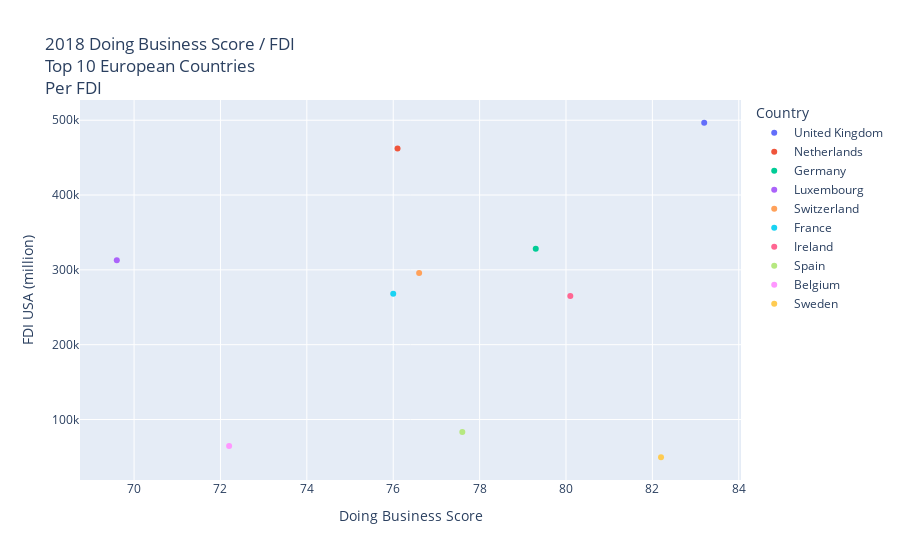

Write notebook code for a chart like this one.
### Code cell
# create scatter plot showing relationship between FDI and Doing Business Score for top 10 countries
europe_top_10_fdi_db_scatter = px.scatter(
    europe_top_10_format_name,
    x="Doing Business Score",
    y="FDI USA (million)",
    title="2018 Doing Business Score / FDI<br>Top 10 European Countries<br>Per FDI",
    color="Country",
)
europe_top_10_fdi_db_scatter.write_image("europe_top_10_fdi_db_scatter.png")
europe_top_10_fdi_db_scatter

### Figure 1 — Plotly figure (JSON) as saved in the notebook; plotly's stock layout.template omitted (floating-point values rounded to 4 significant figures)
{"data": [{"hovertemplate": "Country=United Kingdom<br>Doing Business Score=%{x}<br>FDI USA (million)=%{y}<extra></extra>", "legendgroup": "United Kingdom", "marker": {"color": "#636efa", "symbol": "circle"}, "mode": "markers", "name": "United Kingdom", "orientation": "v", "showlegend": true, "type": "scatter", "x": [83.2], "xaxis": "x", "y": [496622], "yaxis": "y"}, {"hovertemplate": "Country=Netherlands<br>Doing Business Score=%{x}<br>FDI USA (million)=%{y}<extra></extra>", "legendgroup": "Netherlands", "marker": {"color": "#EF553B", "symbol": "circle"}, "mode": "markers", "name": "Netherlands", "orientation": "v", "showlegend": true, "type": "scatter", "x": [76.1], "xaxis": "x", "y": [462303], "yaxis": "y"}, {"hovertemplate": "Country=Germany<br>Doing Business Score=%{x}<br>FDI USA (million)=%{y}<extra></extra>", "legendgroup": "Germany", "marker": {"color": "#00cc96", "symbol": "circle"}, "mode": "markers", "name": "Germany", "orientation": "v", "showlegend": true, "type": "scatter", "x": [79.3], "xaxis": "x", "y": [328124], "yaxis": "y"}, {"hovertemplate": "Country=Luxembourg<br>Doing Business Score=%{x}<br>FDI USA (million)=%{y}<extra></extra>", "legendgroup": "Luxembourg", "marker": {"color": "#ab63fa", "symbol": "circle"}, "mode": "markers", "name": "Luxembourg", "orientation": "v", "showlegend": true, "type": "scatter", "x": [69.6], "xaxis": "x", "y": [312976], "yaxis": "y"}, {"hovertemplate": "Country=Switzerland<br>Doing Business Score=%{x}<br>FDI USA (million)=%{y}<extra></extra>", "legendgroup": "Switzerland", "marker": {"color": "#FFA15A", "symbol": "circle"}, "mode": "markers", "name": "Switzerland", "orientation": "v", "showlegend": true, "type": "scatter", "x": [76.6], "xaxis": "x", "y": [295783], "yaxis": "y"}, {"hovertemplate": "Country=France<br>Doing Business Score=%{x}<br>FDI USA (million)=%{y}<extra></extra>", "legendgroup": "France", "marker": {"color": "#19d3f3", "symbol": "circle"}, "mode": "markers", "name": "France", "orientation": "v", "showlegend": true, "type": "scatter", "x": [76], "xaxis": "x", "y": [268169], "yaxis": "y"}, {"hovertemplate": "Country=Ireland<br>Doing Business Score=%{x}<br>FDI USA (million)=%{y}<extra></extra>", "legendgroup": "Ireland", "marker": {"color": "#FF6692", "symbol": "circle"}, "mode": "markers", "name": "Ireland", "orientation": "v", "showlegend": true, "type": "scatter", "x": [80.1], "xaxis": "x", "y": [265004], "yaxis": "y"}, {"hovertemplate": "Country=Spain<br>Doing Business Score=%{x}<br>FDI USA (million)=%{y}<extra></extra>", "legendgroup": "Spain", "marker": {"color": "#B6E880", "symbol": "circle"}, "mode": "markers", "name": "Spain", "orientation": "v", "showlegend": true, "type": "scatter", "x": [77.6], "xaxis": "x", "y": [83379], "yaxis": "y"}, {"hovertemplate": "Country=Belgium<br>Doing Business Score=%{x}<br>FDI USA (million)=%{y}<extra></extra>", "legendgroup": "Belgium", "marker": {"color": "#FF97FF", "symbol": "circle"}, "mode": "markers", "name": "Belgium", "orientation": "v", "showlegend": true, "type": "scatter", "x": [72.2], "xaxis": "x", "y": [64661], "yaxis": "y"}, {"hovertemplate": "Country=Sweden<br>Doing Business Score=%{x}<br>FDI USA (million)=%{y}<extra></extra>", "legendgroup": "Sweden", "marker": {"color": "#FECB52", "symbol": "circle"}, "mode": "markers", "name": "Sweden", "orientation": "v", "showlegend": true, "type": "scatter", "x": [82.2], "xaxis": "x", "y": [49546], "yaxis": "y"}], "layout": {"autosize": true, "legend": {"title": {"text": "Country"}, "tracegroupgap": 0}, "title": {"text": "2018 Doing Business Score / FDI<br>Top 10 European Countries<br>Per FDI"}, "xaxis": {"anchor": "y", "autorange": true, "domain": [0, 1], "range": [68.75, 84.05], "title": {"text": "Doing Business Score"}, "type": "linear"}, "yaxis": {"anchor": "x", "autorange": true, "domain": [0, 1], "range": [16800.0, 529400.0], "title": {"text": "FDI USA (million)"}, "type": "linear"}}}
